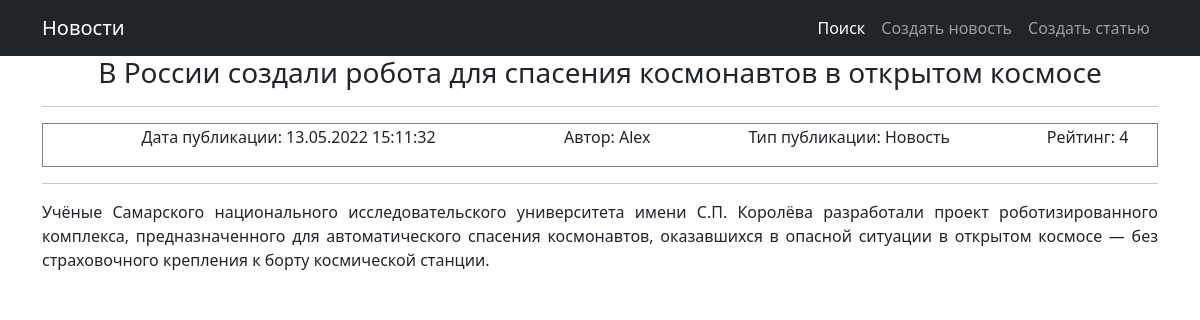
The page /news/1 on the database as committed earlier.
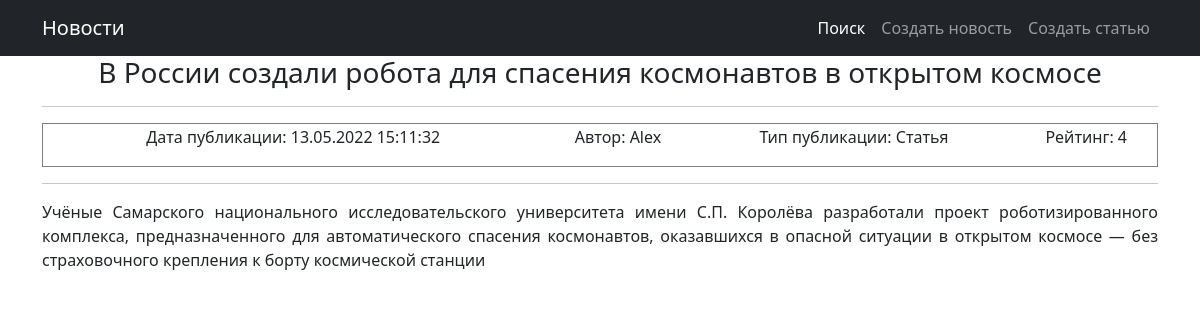
The same page on the database as committed later.
### news/models.py (models this page shows, shortened)
class Post(models.Model):
    types = models.CharField(max_length=2, choices=POST_TYPES, default=news)
    date_create = models.DateTimeField(auto_now_add=True)
    header = models.CharField(max_length=255)
    text = models.TextField()
    rating = models.IntegerField(default=0)
    author_id = models.ForeignKey(Author, on_delete=models.CASCADE)
    categories = models.ManyToManyField(Category, through='PostCategory')

class Author(models.Model):
    user_id = models.OneToOneField(User, on_delete=models.CASCADE)
    rating = models.IntegerField(default=0)

### news/views.py (the view, shortened to what this page needs)
# urls.py: path('news/<int:pk>', PostView.as_view(), name='news_detail'),
class PostView(DetailView):
    model = Post
    template_name = 'news/post.html'
    context_object_name = 'post'
    paginate_by = paginator_items_count
    def get_queryset(self):
        queryset = super().get_queryset()
        self.filterset = NewsFilter(self.request.GET, queryset)
        return self.filterset.qs
    def get_context_data(self, **kwargs):
        context = super().get_context_data(**kwargs)
        context['cat'] = dict(POST_TYPES)[self.object.types]
        return context

### news/templatetags/custom_filters.py (called while the page is built)
def replace(match):
    word = match.group()
    if word.lower() in bad_words:
        return word[0] + '*' * (len(word) - 1)
    else:
        return word

@register.filter()
def censor(value):
    return re.sub(r'\b\w*\b', replace, value, flags=re.I | re.U)

### templates/news/post.html (shortened to what this page needs)
{% extends 'news/default.html' %}
{% load custom_filters %}
{% block content %}
    <h3> {{ post.header|censor }}</h3>
    <hr>
    <table style="border-collapse: collapse; width: 100%;" border="1">
        <tbody>
            <tr>
                <td>
                    <p>Дата публикации: {{ post.date_create|date:'d.m.Y H:i:s'}}</p>
                </td>
                <td>
                    <p>Автор: {{ post.author_id.user_id.username}}</p>
                </td>
                <td>
                    <p>Тип публикации: {{ cat }}</p>
                </td>
                <td>
                    <p>Рейтинг: {{ post.rating }}</p>
                </td>
            </tr>
        </tbody>
    </table>
    <hr>
    <p align="justify"> {{ post.text|censor }} </p>
{% endblock content %}

Rows that differ between the two databases and show on the page:
changed Post "В России создали робота для спасения космонавтов в открытом космосе": text|censor "…крепления к борту космической станции." → "…крепления к борту космической станции"
Other text that changed with them:
{{ cat }}: "Новость" → "Статья"
